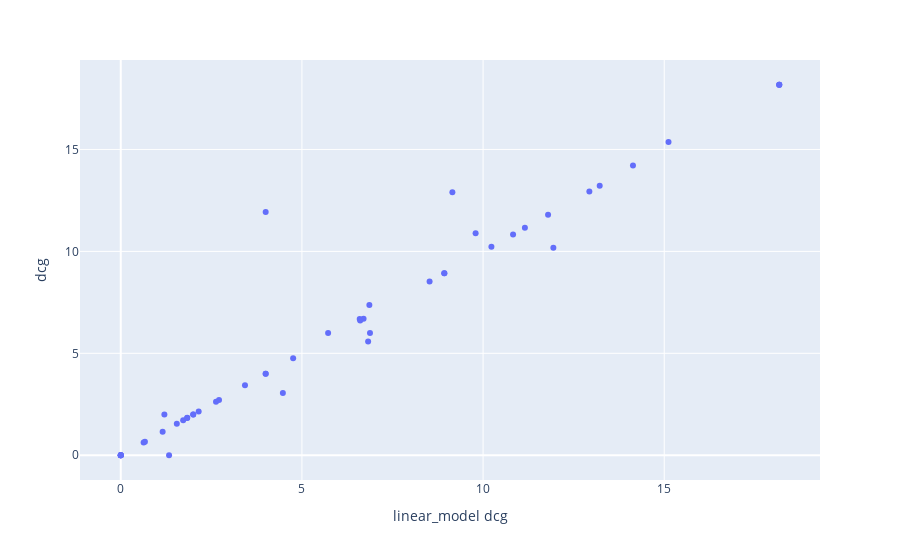

The notebook cell this image was saved under:
### Code cell
px.scatter(
    df_metrics_merged,
    x="linear_model dcg",
    y="dcg",
    hover_data=df_metrics_merged.columns,
)

### Figure 1 — Plotly figure (JSON) as saved in the notebook; plotly's stock layout.template omitted (floating-point values rounded to 4 significant figures; data arrays with more than 128 entries replaced by an {"elided": "..."} marker saying what was removed)
{"data": [{"customdata": {"elided": "50x11 mixed values"}, "hovertemplate": "linear_model dcg=%{x}<br>dcg=%{y}<br>query=%{customdata[0]}<br>linear_model ndcg=%{customdata[1]}<br>linear_model prec@10=%{customdata[2]}<br>linear_model ratio_of_ratings=%{customdata[3]}<br>random_forest dcg=%{customdata[4]}<br>random_forest ndcg=%{customdata[5]}<br>random_forest prec@10=%{customdata[6]}<br>random_forest ratio_of_ratings=%{customdata[7]}<br>ndcg=%{customdata[8]}<br>prec@10=%{customdata[9]}<br>ratio_of_ratings=%{customdata[10]}<extra></extra>", "legendgroup": "", "marker": {"color": "#636efa", "symbol": "circle"}, "mode": "markers", "name": "", "orientation": "v", "showlegend": false, "type": "scatter", "x": [1.723, 2.151, 1.835, 5.723, 6.702, 8.933, 18.17, 0, 0, 10.83, 1.156, 4, 4.758, 3.429, 4, 11.15, 9.794, 12.93, 0.6309, 18.17, 6.595, 6.861, 1.333, 4, 0, 11.79, 9.153, 6.609, 2.712, 0, 6.879, 2, 1.204, 8.927, 15.12, 10.23, 18.17, 0.6667, 11.94, 4.474, 6.828, 2, 1.547, 8.524, 2.629, 14.14, 1.833, 13.22, 0, 0], "xaxis": "x", "y": [1.723, 2.151, 1.835, 6, 6.702, 8.933, 18.17, 0, 0, 10.83, 1.156, 4, 4.758, 3.429, 11.93, 11.15, 10.88, 12.93, 0.6309, 18.17, 6.687, 7.376, 0, 4, 0, 11.79, 12.9, 6.609, 2.712, 0, 6, 2, 2, 8.927, 15.36, 10.23, 18.17, 0.6667, 10.18, 3.056, 5.574, 2, 1.547, 8.524, 2.629, 14.21, 1.833, 13.22, 0, 0], "yaxis": "y"}], "layout": {"autosize": true, "legend": {"tracegroupgap": 0}, "margin": {"t": 60}, "xaxis": {"anchor": "y", "autorange": true, "domain": [0, 1], "range": [-1.168, 19.34], "title": {"text": "linear_model dcg"}, "type": "linear"}, "yaxis": {"anchor": "x", "autorange": true, "domain": [0, 1], "range": [-1.407, 19.58], "title": {"text": "dcg"}, "type": "linear"}}}
